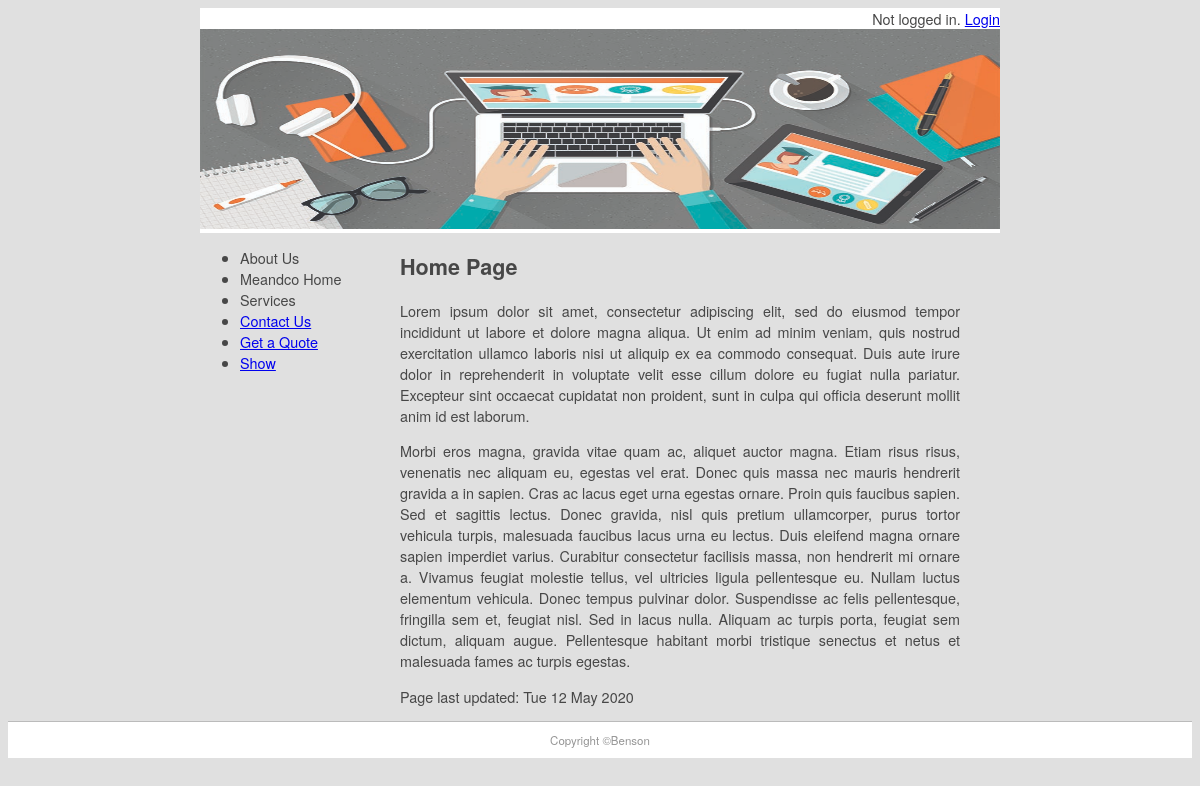
The page / on the database its author committed.
### pages/models.py (models this page shows, shortened)
class Page(models.Model):
    title = models.CharField(max_length=60)
    permalink = models.CharField(max_length=12,
unique=True)
    update_date = models.DateTimeField('Last Updated')
    bodytext = models.TextField('Page Content',
blank=True)

### pages/views.py (the view)
# urls.py: path('', views.index, {'pagename':''}, name='home'),
def index(request, pagename):
    pagename = '/' + pagename
    pg = get_object_or_404(Page, permalink=pagename)
    context = {
        'title': pg.title,
        'content': pg.bodytext,
        'last_updated': pg.update_date,
        'page_list': Page.objects.all(),
    }
    return render(request, 'pages/page.html', context)

### pages/templates/pages/page.html (shortened to what this page needs)
{% extends "base.html" %}
{% block sidenav %}
     {% for page in page_list %}
     <li>
      <a href="{{page.permalink}}"></a>{{ page.title}}
    </li>
    {% endfor %}
{% endblock sidenav %}
{% block content %}
{% autoescape off %}
{{ content }}
{% endautoescape %}
<p>
    Page last updated: {{ last_updated|date:"D d F Y" }}
</p>
{% endblock %}

### mfdw_site/static/main.css (style rules this page uses)
body { background-color: #E0E0E0; font-family: Gotham, "Helvetica Neue", Helvetica, Arial, sans-serif; font-size: 0.9em; text-align: justify; color: #474747; }

### rows shown on the page
Page: title "About Us"
Page: title "Meandco Home", bodytext "Home Page Lorem ipsum dolor sit amet, consectetur adipiscing elit, sed do eiusmod tempor incididunt ut labore et dolore magna aliqua. Ut enim ad minim veniam, quis nostrud exercitation ullamco laboris nisi ut aliquip ex ea commodo consequat. Duis aute irure dolor in reprehenderit in voluptate velit esse cillum dolore eu fugiat nulla pariatur. Excepteur sint occaecat cupidatat non proident, sunt in culpa qui officia deserunt mollit anim id est laborum. Morbi eros magna, gravida vitae quam ac, aliquet auctor magna. Etiam risus risus, venenatis nec aliquam eu, egestas vel erat. Donec quis massa nec mauris hendrerit gravida a in sapien. Cras ac lacus eget urna egestas ornare. Proin quis…", update_date "Tue 12 May 2020"
Page: title "Services"
